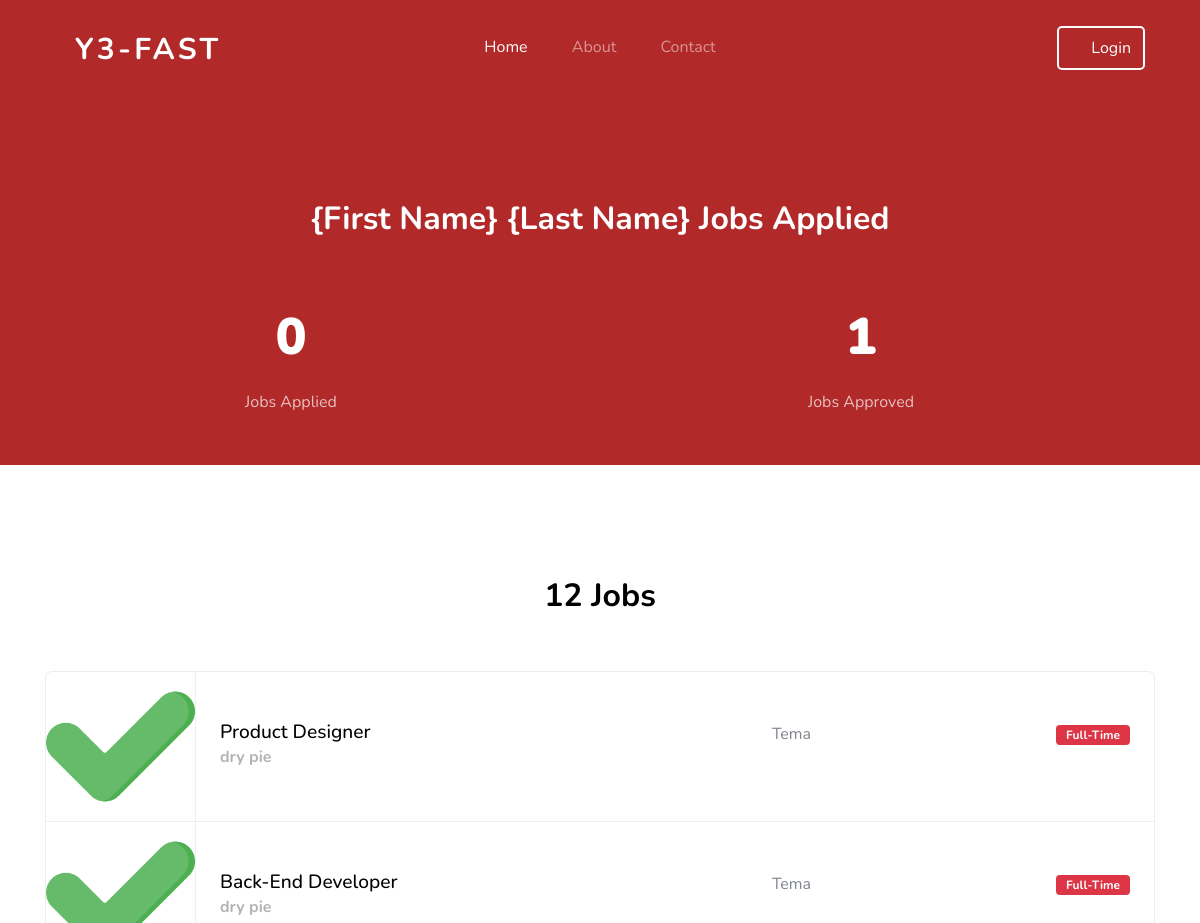
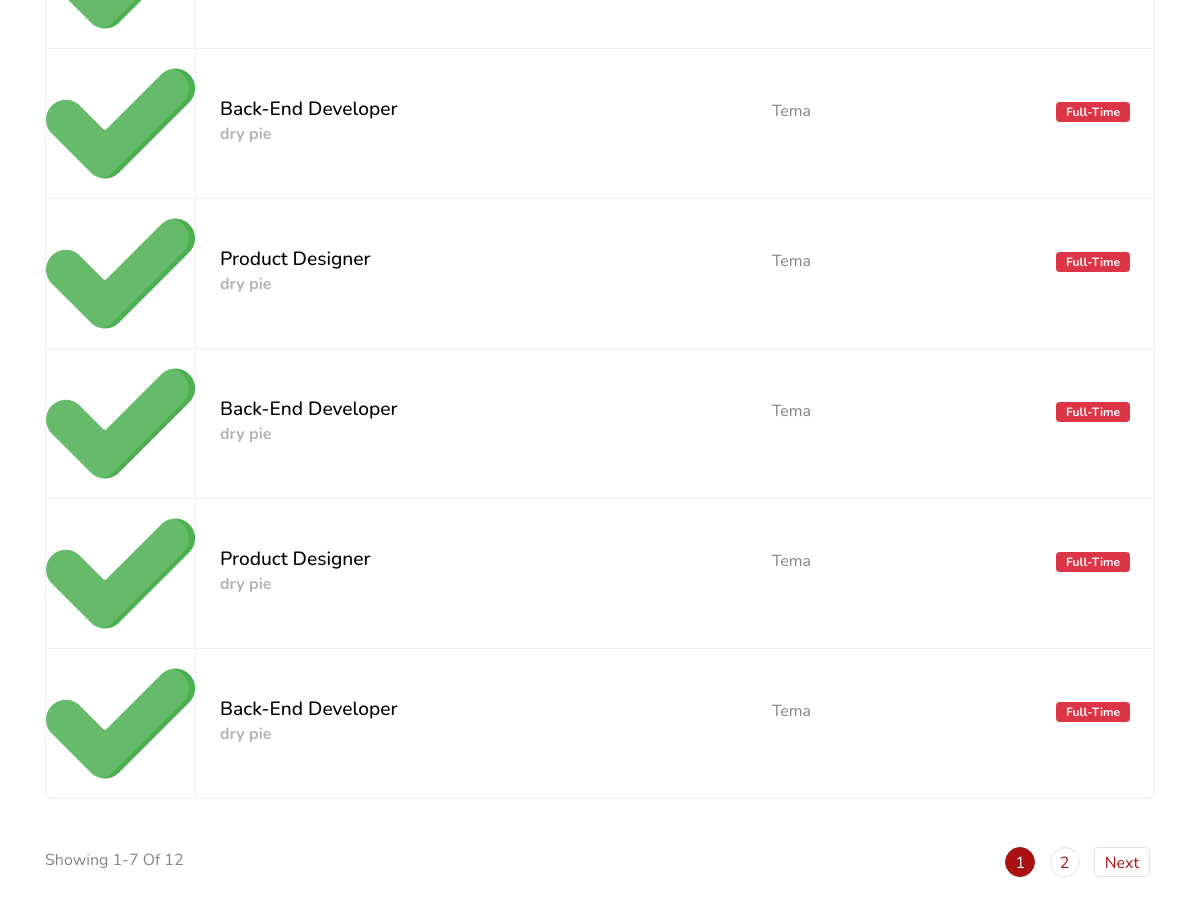
Screenshot of /job-listings.php with the database file from the repository (2 pictures, top to bottom).
### tables this page shows
CREATE TABLE `job_req` (
    `job_id` int(11) NOT NULL,
    `job_title` varchar(100) NOT NULL,
    `job_description` text NOT NULL,
    `user_id` int(11) NOT NULL,
    `responsibility` longtext NOT NULL CHECK (json_valid(`responsibility`)),
    `experience` varchar(100) DEFAULT NULL,
    `benefits` longtext DEFAULT NULL CHECK (json_valid(`benefits`)),
    `vacancy` int(11) DEFAULT NULL,
    `status` enum('Full-Time','Part-Time','Contract') NOT NULL,
    `job_location` varchar(255) DEFAULT NULL,
    `salary` decimal(10,2) DEFAULT NULL,
    `gender` enum('Male','Female','Other','Any') DEFAULT NULL,
    `application_deadline` date DEFAULT NULL,
    `published_on` datetime NOT NULL DEFAULT current_timestamp(),
    `featured_image` varchar(255) DEFAULT "./images/bm_office_chat.svg"
);

CREATE TABLE `users` (
    `user_id` int(11) NOT NULL,
    `profile_pic` varchar(255) DEFAULT "./uploads/profile_pic/check-mark.png",
    `email` varchar(255) NOT NULL,
    `passwd` varchar(255) NOT NULL,
    `username` varchar(50) NOT NULL,
    `usertype` enum('JobSeeker','Employer','Admin') NOT NULL
);

CREATE TABLE `employers` (
    `user_id` int(11) NOT NULL,
    `org_name` varchar(100) NOT NULL,
    `creation_date` date NOT NULL,
    `industry` varchar(50) DEFAULT NULL,
    `tag_ids` longtext DEFAULT NULL CHECK (json_valid(`tag_ids`))
);

### functions/jobBoardStats.php (called while the page is built, shortened)
<?php
include './settings/connection.php';
function getNumJobsPosted(){
    global $conn;
    $query = "SELECT COUNT(job_id) AS num_count FROM job_req";
    $stmt = $conn->prepare($query);
    $stmt->execute();
    $result = $stmt->get_result();
    $row = $result->fetch_assoc();
    $numJobsPosted = $row['num_count'];
    return $numJobsPosted;
}
function getNumJobsFilled(){
    global $conn;
    $query = "SELECT COUNT(app_id) AS num_count FROM applications";
    $stmt = $conn->prepare($query);
    $stmt->execute();
    $result = $stmt->get_result();
    $row = $result->fetch_assoc();
    $numJobsFilled = $row['num_count'];
    return $numJobsFilled;
}

### functions/getJobListings.php (the view, shortened to what this page needs)
<?php
include 'settings/connection.php';
function getJobListings($start, $jobsPerPage)
{
    global $conn;
    $offset = $start - 1;
    $sql = "SELECT job_req.job_id, job_req.job_title, job_req.job_description, job_req.job_location, job_req.status, job_req.published_on, employers.org_name, users.profile_pic
            FROM job_req
            INNER JOIN employers
            INNER JOIN users
            ON job_req.user_id = employers.user_id AND job_req.user_id = users.user_id
            LIMIT $offset, $jobsPerPage";
    $result = $conn->query($sql);
    if ($result->num_rows > 0) {
        echo '<ul class="job-listings mb-5">';
        while ($row = $result->fetch_assoc()) {
            $jobId = $row['job_id'];
            $jobTitle = $row['job_title'];
            $jobLocation = $row['job_location'];
            $status = $row['status'];
            $orgName = $row['org_name'];
            echo '<li class="job-listing d-block d-sm-flex pb-3 pb-sm-0 align-items-center">';
            echo '<a href="job-single.php?job_id=' . $jobId . '"></a>';
            echo '<div class="job-listing-logo">';
            echo '<img src=' . $row['profile_pic'] . ' alt="Job Logo" class="img-fluid"  width="150px" height="150px"/>';
            echo '</div>';
            echo '<div class="job-listing-about d-sm-flex custom-width w-100 justify-content-between mx-4">';
            echo '<div class="job-listing-position custom-width w-50 mb-3 mb-sm-0">';
            echo '<h2>' . $jobTitle . '</h2>';
            echo '<strong>' . $orgName . '</strong>';
            echo '</div>';
            echo '<div class="job-listing-location mb-3 mb-sm-0 custom-width w-25">';
            echo '<span class="icon-room"></span> ' . $jobLocation;
            echo '</div>';
            echo '<div class="job-listing-meta">';
            echo '<span class="badge badge-danger">' . $status . '</span>';
            echo '</div>';
            echo '</div>';
            echo '</li>';
        }
        echo '</ul>';
    } else {
        echo '<p>No job listings found.</p>';
    }
}

### job-listings.php (shortened to what this page needs)
<?php
include './functions/jobBoardStats.php';
?>
<!doctype html>
<html lang="en">
<head>
    <link rel="stylesheet" href="css/custom-bs.css"/>
    <link rel="stylesheet" href="css/jquery.fancybox.min.css"/>
    <link rel="stylesheet" href="css/bootstrap-select.min.css"/>
    <link rel="stylesheet" href="fonts/icomoon/style.css"/>
    <link rel="stylesheet" href="fonts/line-icons/style.css"/>
    <link rel="stylesheet" href="css/owl.carousel.min.css"/>
    <link rel="stylesheet" href="css/animate.min.css"/>
    <link rel="stylesheet" href="css/style.css"/>
</head>
<body id="top">
<div class="site-wrap">
    <?php include 'header.php' ?>
    <section class="bg-image overlay-primary fixed overlay" id="next" style="padding-top: 200px">
        <div class="container">
            <div class="row mb-5 justify-content-center">
                <div class="col-md-7 text-center">
                    <h2 class="section-title mb-2 text-white">
                        {First Name} {Last Name} Jobs Applied
                    </h2>
                </div>
            </div>
            <div class="row pb-0 block__19738 section-counter pb-5">
                <div class="col col-md col-lg mb-5 mb-lg-0 mr-5">
                    <div
                            class="d-flex align-items-center justify-content-center mb-2"
                    >
                        <strong class="number" data-number<?= getNumJobsPosted() ?>
                        >0</strong
                        >
                    </div>
                    <span class="caption">Jobs Applied</span>
                </div>
                <div class="col col-md col-lg mb-5 mb-lg-0 mr-5">
                    <div
                            class="d-flex align-items-center justify-content-center mb-2"
                    >
                        <strong class="number" data-number=<?= getNumJobsFilled() ?>
                        >0</strong
                        >
                    </div>
                    <span class="caption">Jobs Approved</span>
                </div>
            </div>
        </div>
    </section>
    <section class="site-section">
        <div class="container">
            <div class="row mb-5 justify-content-center">
                <div class="col-md-7 text-center">
                    <h2 class="section-title mb-2">
                        <?= getNumJobsPosted() ?> Jobs
                    </h2>
                </div>
            </div>
            <?php
            $totalJobs = getNumJobsPosted();
            $jobsPerPage = 7;
            $totalPages = ceil($totalJobs / $jobsPerPage);
            $currentPage = isset($_GET['page']) ? (int)$_GET['page'] : 1;
            $start = ($currentPage - 1) * $jobsPerPage + 1;
            $end = min($start + $jobsPerPage - 1, $totalJobs);
            ?>
            <?php
            include 'functions/getJobListings.php';
            getJobListings($start, $jobsPerPage);
            ?>
            <div class="row pagination-wrap">
                <div class="col-md-6 text-center text-md-left mb-4 mb-md-0">
                    <span>Showing <?= $start ?>-<?= $end ?> Of <?= $totalJobs ?></span>
                </div>
                <div class="col-md-6 text-center text-md-right">
                    <div class="custom-pagination ml-auto">
                        <div class="d-inline-block">
                            <?php for ($i = 1; $i <= $totalPages; $i++): ?>
                                <a href="?page=<?= $i ?>" class="<?= $i == $currentPage ? 'active' : '' ?>"><?= $i ?></a>
                            <?php endfor; ?>
                        </div>
                        <?php if ($currentPage < $totalPages): ?>
                            <a href="?page=<?= $currentPage + 1 ?>" class="next">Next</a>
                        <?php endif; ?>
                    </div>
                </div>
            </div>
        </div>
    </section>
</div>
</body>
</html>

### header.php (shortened to what this page needs)
<header class="site-navbar mt-3">
    <div class="container-fluid">
        <div class="row align-items-center">
            <div>
                <div class="site-logo col-6 mt-n4">
                    <a href="index.php" style="font-weight: bold; font-size: 30px;">Y3-FAST</a>
                </div>
            </div>
            <nav class="mx-auto site-navigation">
                <ul class="site-menu js-clone-nav d-none d-xl-block ml-0 pl-0">
                    <li><a href="./index.php" class="nav-link active">Home</a></li>
                    <li><a href="about.php">About</a></li>
                    <li><a href="contact.php">Contact</a></li>
                </ul>
            </nav>
            <div class="right-cta-menu text-right d-flex align-items-center">
                <div class="ml-auto row">
                    <?php
                    if (isset($_SESSION['user_id'])) {
                        if (isset($_SESSION['role']) && $_SESSION['role'] == "Employer") {
                            echo '
                                <a href="post-job.php" class="col btn btn-outline-white border-width-3 d-none d-lg-inline-block" title="Add Job">
                                <span class="icon-add"></span></a>';
                        }
                        echo '
                              <a href="profile.php" class="col btn btn-outline-white border-width-2 d-none d-lg-inline-block" title="Profile">
                                <span class="icon-user"></span></a>';
                        echo '
                              <a href="./actions/logout.php" class="col btn btn-outline-white border-width-2 d-none d-lg-inline-block" title="Logout">
                                <span class="icon-exit_to_app"></span></a>';
                    } else {
                        $current_page = basename($_SERVER['PHP_SELF']);
                        if ($current_page == 'login.php') {
                            echo '
                            <a href="register.php" class="col btn btn-outline-white border-width-2 d-none d-lg-inline-block">
                                    <span class="icon-user-plus"></span> Sign Up</a>';
                        } else {
                            echo '
                                <a href="login.php" class="col btn btn-outline-white border-width-2 d-none d-lg-inline-block">
                                    <span class="icon-lock_outline"></span> Login</a>';
                        }
                    }
                    ?>
                </div>
            </div>
        </div>
    </div>
</header>

### css/style.css (style rules this page uses)
.site-navbar { margin-bottom: 0px; z-index: 1999; position: absolute; width: 100%; top: 2rem; }
.site-navbar .container-fluid { padding-left: 7rem; padding-right: 7rem; }
.site-navbar .site-logo { position: absolute; left: 5%; }
.site-navbar .site-logo a { color: #fff; font-size: 1.5rem; letter-spacing: .2rem; text-transform: uppercase; }
.site-navbar .site-burger-menu, .site-navbar .right-cta-menu { position: absolute; right: 5%; }
.site-navbar .site-navigation { position: absolute; left: 50%; -webkit-transform: translateX(-50%); -ms-transform: translateX(-50%); transform: translateX(-50%); z-index: 5; }
.site-navbar .site-navigation .site-menu { margin-bottom: 0; }
.site-navbar .site-navigation .site-menu .active { color: #fff; display: inline-block; padding: 5px 20px; }
.site-navbar .site-navigation .site-menu a { text-decoration: none !important; display: inline-block; position: relative; }
.site-navbar .site-navigation .site-menu > li { display: inline-block; }
.site-navbar .site-navigation .site-menu > li > a { padding: 20px 20px !important; color: rgba(255, 255, 255, 0.5); display: inline-block; text-decoration: none !important; }
.site-mobile-menu .site-nav-wrap { padding: 0; margin: 0; list-style: none; position: relative; }
.site-mobile-menu .site-nav-wrap a { padding: 10px 20px; display: block; position: relative; color: #212529; }
.site-mobile-menu .site-nav-wrap li { position: relative; display: block; }
.site-mobile-menu .site-nav-wrap li .active { color: #000; }
.site-mobile-menu .site-nav-wrap > li { display: block; position: relative; float: left; width: 100%; }
.site-mobile-menu .site-nav-wrap > li > a { padding-left: 20px; font-size: 20px; }
body { font-weight: 400; font-size: 1rem; line-height: 1.7; position: relative; }
body:after { content: ""; position: absolute; top: 0; left: 0; right: 0; bottom: 0; background: rgba(0, 0, 0, 0.7); z-index: 100; opacity: 0; visibility: hidden; -webkit-transition: .3s all ease; -o-transition: .3s all ease; transition: .3s all ease; }
h1, h2, h3, h4 { color: #000; }
.site-section { padding-top: 7rem; padding-bottom: 7rem; position: relative; z-index: 2; }
.bg-image { background-size: cover; background-position: center center; background-repeat: no-repeat; }
.bg-image.fixed { background-attachment: fixed; }
.bg-image.overlay-primary { position: relative; }
.bg-image.overlay-primary:before { position: absolute; content: ""; top: 0; left: 0; right: 0; bottom: 0; background: rgba(169, 18, 18, 0.9); z-index: 1; }
.bg-image.overlay-primary > .container { position: relative; z-index: 2; }
.job-listings { padding: 0; margin: 0; border: 1px solid #eee; border-radius: 7px; overflow: hidden; position: relative; background: #fff; }
.job-listings .badge { color: #fff; padding: 4px 10px; }
.job-listings .job-listing { position: relative; border-bottom: 1px solid #eee; -webkit-transition: .3s all ease; -o-transition: .3s all ease; transition: .3s all ease; }
.job-listings .job-listing:last-child { border-bottom: none; }
.job-listings .job-listing a { position: absolute; width: 100%; height: 100%; -webkit-transition: .3s all ease; -o-transition: .3s all ease; transition: .3s all ease; }
.job-listings .job-listing .job-listing-logo { -webkit-box-flex: 0; -ms-flex: 0 0 150px; flex: 0 0 150px; border-right: 1px solid #eee; }
.job-listings .job-listing-position h2 { font-size: 1.2rem; margin-bottom: 0; }
.job-listings .job-listing-position strong { color: #b3b3b3; }
.section-title { font-size: 2rem; font-weight: 700; }
.btn:after, .btn:before { display: none; }
.btn.btn-outline-white { background: transparent; border-width: 2px; border-color: #fff; color: #fff; }
.custom-pagination a { width: 30px; height: 30px; line-height: 30px; display: inline-block; border-radius: 50%; border: 1px solid #dee2e6; text-align: center; margin: 0 5px; text-decoration: none; }
.custom-pagination a.prev, .custom-pagination a.next { width: auto; height: 30px; line-height: 30px; padding-left: 10px; padding-right: 10px; border-radius: 4px; }
.custom-pagination a.active, .custom-pagination a:hover { background: #a91212; color: #fff; border-color: #a91212; }
.border-width-2 { border-width: 2px !important; }
.block__19738 { text-align: center; }
.block__19738 .number { font-size: 3.2rem; font-weight: 900; color: #fff; }
.block__19738 .caption { font-size: 1rem; display: block; color: rgba(255, 255, 255, 0.7); }

### rows the page displays
job_req: users.profile_pic (picture), job_title "Product Designer", user.org_name "dry pie", job_location "Tema", status "Full-Time"
job_req: users.profile_pic (picture), job_title "Back-End Developer", user.org_name "dry pie", job_location "Tema", status "Full-Time"
job_req: users.profile_pic (picture), job_title "Back-End Developer", user.org_name "dry pie", job_location "Tema", status "Full-Time"
job_req: users.profile_pic (picture), job_title "Product Designer", user.org_name "dry pie", job_location "Tema", status "Full-Time"
job_req: users.profile_pic (picture), job_title "Back-End Developer", user.org_name "dry pie", job_location "Tema", status "Full-Time"
job_req: users.profile_pic (picture), job_title "Product Designer", user.org_name "dry pie", job_location "Tema", status "Full-Time"
job_req: users.profile_pic (picture), job_title "Back-End Developer", user.org_name "dry pie", job_location "Tema", status "Full-Time"

### other values shown
getNumJobsPosted() "12"
$start "1"
$end "7"
$totalJobs "12"
